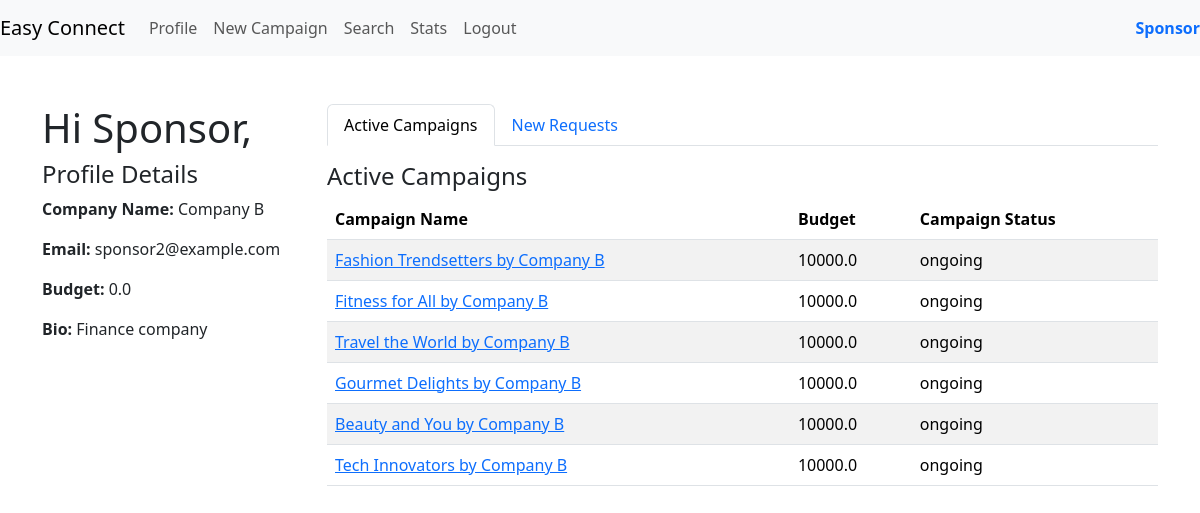
The app's page /sponsor_dashboard (signed in) with its own data.
### models.py (models this page shows)
class Sponsor(db.Model):
    __tablename__ = 'sponsors'
    sponsor_id = db.Column(db.Integer, primary_key=True, autoincrement=True)
    id = db.Column(db.Integer, db.ForeignKey('user.id'), nullable=False)
    company_name = db.Column(db.String(64))
    industry = db.Column(db.String(32))
    budget = db.Column(db.Float(10, 2))
    bio = db.Column(db.String(256))
    user = db.relationship('User', backref=db.backref('sponsors', lazy=True))

class User(db.Model):
    __tablename__ = 'user'
    id = db.Column(db.Integer, primary_key=True, autoincrement=True)
    role_id = db.Column(db.Integer, db.ForeignKey('user_role.role_id'), nullable=False)
    username = db.Column(db.String(32), nullable=False, unique=True)
    email_id = db.Column(db.String(64),  nullable=False)
    password = db.Column(db.String(64), nullable=False)
    is_flagged = db.Column(db.Boolean ,default=False)
    role = db.relationship('UserRole', backref=db.backref('users', lazy=True))

class Campaign(db.Model):
    __tablename__ = 'campaign'
    campaign_id = db.Column(db.Integer, primary_key=True, autoincrement=True)
    sponsor_id = db.Column(db.Integer, db.ForeignKey('sponsors.sponsor_id'), nullable=False)
    name = db.Column(db.String(32),unique=True, nullable=False)
    description = db.Column(db.String(128))
    start_date = db.Column(db.Date)
    end_date = db.Column(db.Date)
    budget = db.Column(db.Float(10, 2), nullable=False)
    visibility = db.Column(Enum('private', 'public', name='visibility_types'), default='public', nullable=False)
    goals = db.Column(db.String(128))
    niche = db.Column(db.String(32),nullable=False)
    campaign_status = db.Column(Enum('ongoing', 'flagged', 'deleted', 'completed' ,name='campaign_status_types'), default='ongoing', nullable=False)
    sponsor = db.relationship('Sponsor', backref=db.backref('campaigns', lazy=True))

### routes.py (the view)
@app.route('/sponsor_dashboard')
@auth_rep
@role_required(2)
def sponsor_dashboard():
    user_id = session.get('user_id')
    user = User.query.filter_by(id=user_id).first()
    sponsor = Sponsor.query.filter_by(id=user_id).first_or_404()
    active_campaigns = Campaign.query.filter(Campaign.sponsor_id == sponsor.sponsor_id,
                                             Campaign.campaign_status.in_(['ongoing', 'completed'])).all()
    new_requests = AdRequest.query.filter(AdRequest.created_for==user_id,AdRequest.status.in_(['ongoing', 'completed','pending'])).all()
    return render_template('dashboard_spon.html', sponsor=sponsor, active_campaigns=active_campaigns, new_requests=new_requests, user=user)

### routes.py (called while the page is built)
def auth_rep(func):
    @wraps(func)
    def inner(*args,**kwargs):
        if 'user_id' in session:
            user = User.query.get(session['user_id'])
            if user.is_flagged:
                flash('Your account is flagged and cannot perform this action.', 'error')
                return redirect(url_for('login'))
            return func(*args,**kwargs)
        else:
            flash('You are not logged in,Please login to proceed','error')
            return redirect(url_for('login'))
    return inner

def role_required(role_id):
    def decorator(f):
        @wraps(f)
        def decorated_function(*args, **kwargs):
            if session.get('role_id') != role_id:
                flash('Access denied.', 'danger')
                redirect(request.referrer or url_for('login'))
            return f(*args, **kwargs)
        return decorated_function
    return decorator

### templates/dashboard_spon.html (shortened to what this page needs)
{% extends 'layout.html' %}
{% block content %}
<div class="row">
    <div class="col-md-3 profile-details">
        <h1>Hi Sponsor,</h1>
        <h4>Profile Details</h4>
        <p><strong>Company Name:</strong> {{ sponsor.company_name }}</p>
        <p><strong>Email:</strong> {{ user.email_id }}</p>
        <p><strong>Budget:</strong> {{ sponsor.budget| default(0) | float | round(2) }}</p>
        <p><strong>Bio:</strong> {{ sponsor.bio }}</p>
    </div>
    <div class="col-md-9">
        <ul class="nav nav-tabs" id="myTab" role="tablist">
            <li class="nav-item" role="presentation">
                <a class="nav-link active" id="active-campaigns-tab" data-bs-toggle="tab" href="#activeCampaigns" role="tab" aria-controls="activeCampaigns" aria-selected="true">Active Campaigns</a>
            </li>
            <li class="nav-item" role="presentation">
                <a class="nav-link" id="new-requests-tab" data-bs-toggle="tab" href="#newRequests" role="tab" aria-controls="newRequests" aria-selected="false">New Requests</a>
            </li>
        </ul>
        <div class="tab-content mt-3" id="myTabContent">
            <div class="tab-pane fade show active" id="activeCampaigns" role="tabpanel" aria-labelledby="active-campaigns-tab">
                <h4>Active Campaigns</h4>
                <table class="table table-striped">
                    <thead>
                        <tr>
                            <th>Campaign Name</th>
                            <th>Budget</th>
                            <th>Campaign Status</th>
                        </tr>
                    </thead>
                    <tbody>
                        {% for campaign in active_campaigns %}
                        <tr>
                            <td><a href="{{ url_for('campaign_details', campaign_id=campaign.campaign_id) }}">{{ campaign.name }}</a></td>
                            <td>{{ campaign.budget | default(0) | float| round(2) }}</td>
                            <td>{{ campaign.campaign_status }}</td>
                        </tr>
                        {% endfor %}
                    </tbody>
                </table>
            </div>
        </div>
    </div>
</div>
{% endblock %}

### records on screen
Sponsor: company_name "Company B", budget "0.0", bio "Finance company"
User: email_id "sponsor2@example.com"
Campaign: name "Fashion Trendsetters by Company B", budget "10000.0", campaign_status "ongoing"
Campaign: name "Fitness for All by Company B", budget "10000.0", campaign_status "ongoing"
Campaign: name "Travel the World by Company B", budget "10000.0", campaign_status "ongoing"
Campaign: name "Gourmet Delights by Company B", budget "10000.0", campaign_status "ongoing"
Campaign: name "Beauty and You by Company B", budget "10000.0", campaign_status "ongoing"
Campaign: name "Tech Innovators by Company B", budget "10000.0", campaign_status "ongoing"
